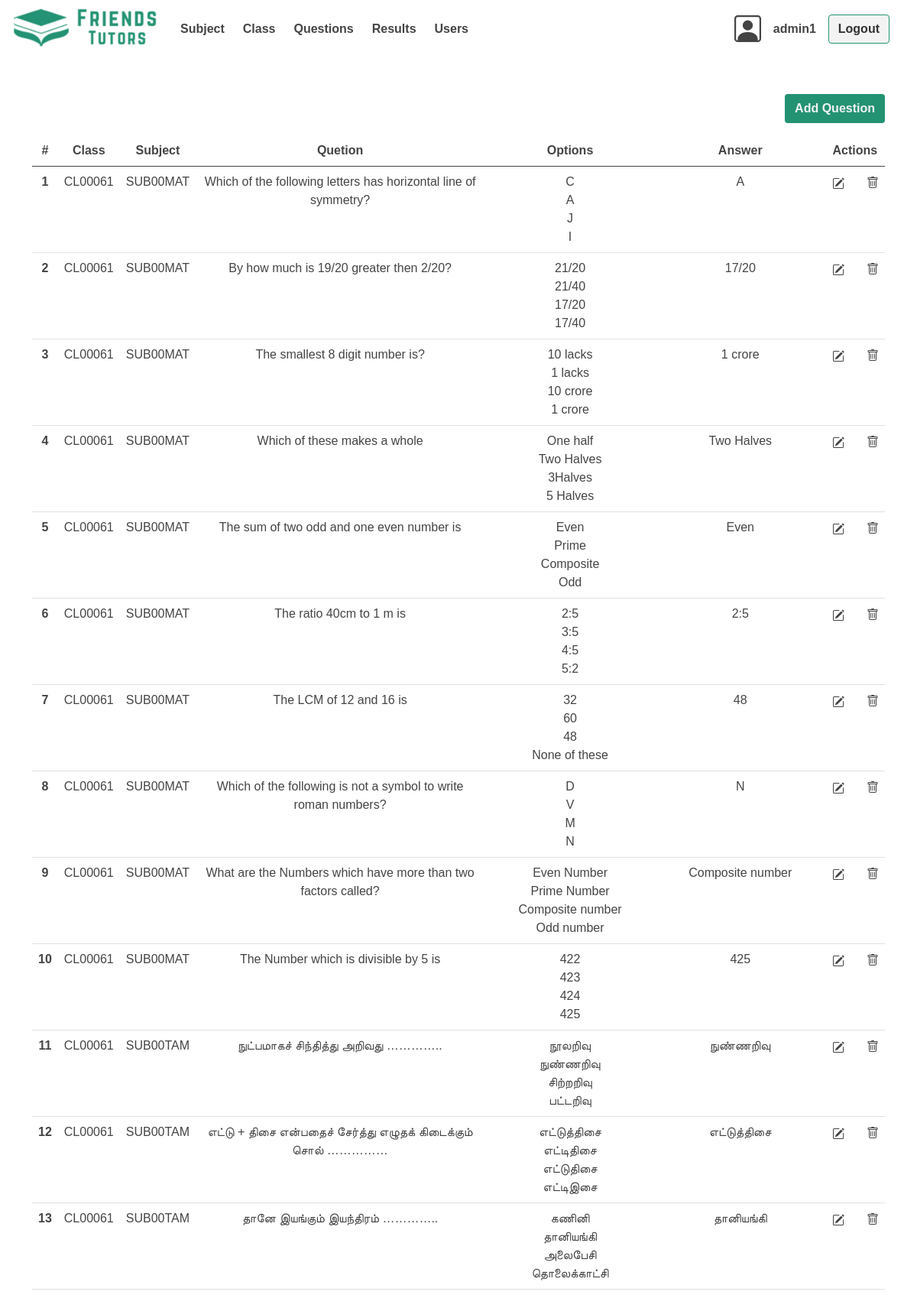
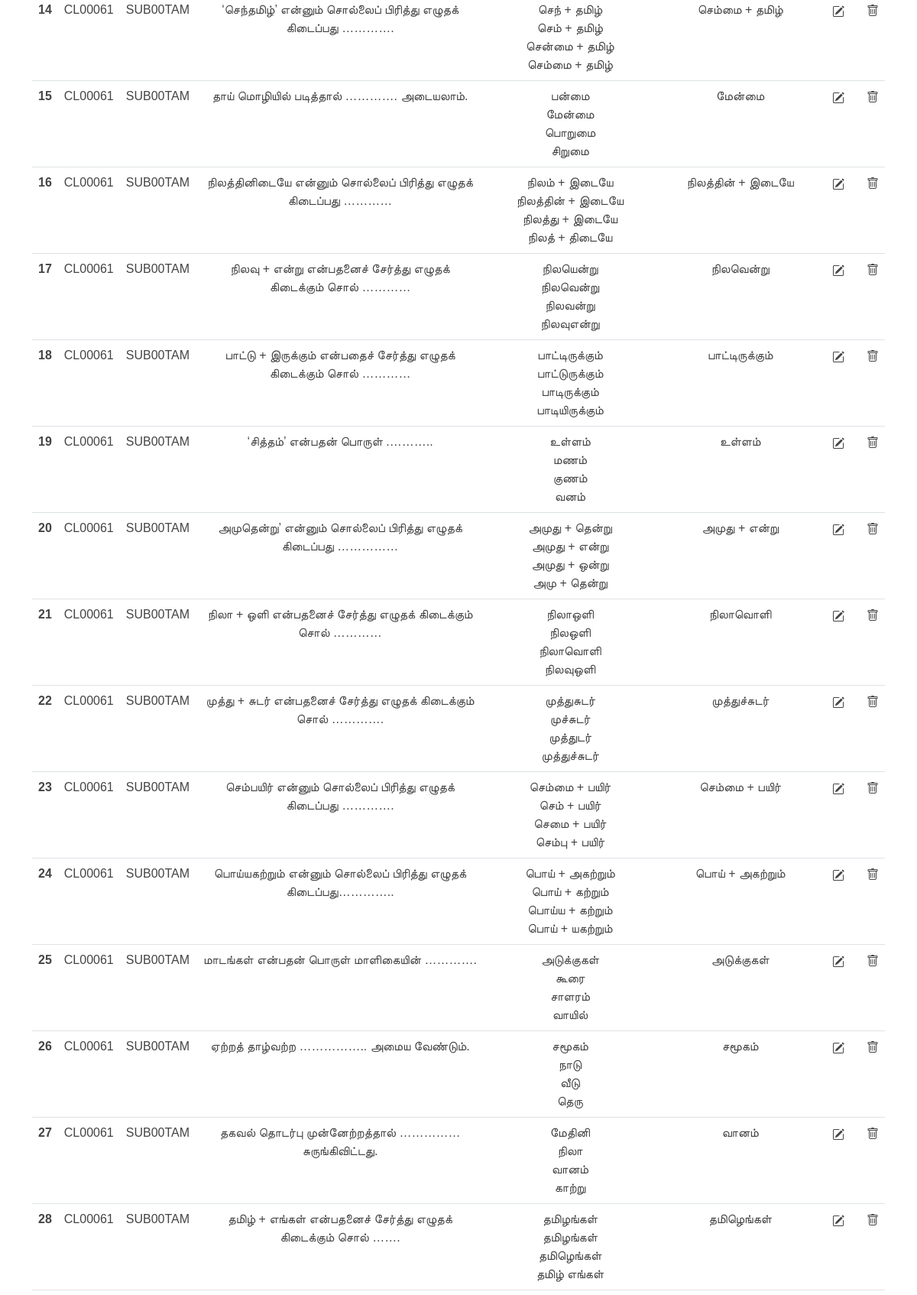
Page /admins/admin_home.php?questions (signed in, upper part) on the committed database (2 pictures, top to bottom).
### tables this page shows
CREATE TABLE `questions` (
  `qid` varchar(50) NOT NULL,
  `classid` varchar(10) NOT NULL,
  `subjectid` varchar(10) NOT NULL,
  `questiontext` varchar(255) NOT NULL,
  `options` varchar(255) NOT NULL,
  `answers` varchar(150) NOT NULL,
  `createdat` timestamp NOT NULL DEFAULT current_timestamp(),
  `updatedat` timestamp NOT NULL DEFAULT current_timestamp() ON UPDATE current_timestamp()
);

### admins/admin_questions.php (the view, shortened to what this page needs)
<section class="container mt-5">
	<div class="d-flex mb-3">
		<a href="admin_home.php?questions" class="btn btn-primary-clr  ms-auto" data-bs-toggle="modal" data-bs-target="#addQuestion">
			Add Question
		</a>
	</div>
	<?php
	$question_details = mysqli_query($conn, "SELECT * FROM questions ORDER BY classid ASC,subjectid ASC");
	if ($question_details) {
		if (mysqli_num_rows($question_details) > 0) {
	?>
			<table class="table text-center">
				<thead>
					<tr>
						<th scope="col">#</th>
						<th scope="col">Class</th>
						<th scope="col">Subject</th>
						<th scope="col">Quetion</th>
						<th scope="col">Options</th>
						<th scope="col">Answer</th>
						<th scope="col">Actions</th>
					</tr>
				</thead>
		<?php
			$row_count = 1;
			while ($question_details_row = mysqli_fetch_assoc($question_details)) {
				echo ("
							<tr>
								<th scope='row'>$row_count</th>
								<td>" . $question_details_row['classid'] . "</td>
								<td>" . $question_details_row['subjectid'] . "</td>
								<td>" . $question_details_row['questiontext'] . "</td>
								<td class='text-wrap'> ");
								$option_words = explode(',',$question_details_row['options']);
								foreach ($option_words as $option_word) {
									echo($option_word . "<br>");
								}
								echo ("</td>
								<td>" . $question_details_row['answers'] . "</td>
								<td class='actions text-nowrap'>
									<a href='admin_home.php?questions' class='btn p-0 me-4' data-bs-toggle='modal' data-bs-qid='" . $question_details_row['qid'] . "' data-bs-cid='" . $question_details_row['classid'] . "' data-bs-sid='" . $question_details_row['subjectid'] . "' data-bs-qtext='" . $question_details_row['questiontext'] . "' data-bs-options='" . $question_details_row['options'] . "' data-bs-answers='" . $question_details_row['answers'] . "' data-bs-target='#editQuestion'>
										<svg xmlns='http://www.w3.org/2000/svg' width='16' height='16' fill='currentColor' class='bi bi-pencil-square' viewBox='0 0 16 16'>
										<path d='M15.502 1.94a.5.5 0 0 1 0 .706L14.459 3.69l-2-2L13.502.646a.5.5 0 0 1 .707 0l1.293 1.293zm-1.75 2.456-2-2L4.939 9.21a.5.5 0 0 0-.121.196l-.805 2.414a.25.25 0 0 0 .316.316l2.414-.805a.5.5 0 0 0 .196-.12l6.813-6.814z'/>
										<path fill-rule='evenodd' d='M1 13.5A1.5 1.5 0 0 0 2.5 15h11a1.5 1.5 0 0 0 1.5-1.5v-6a.5.5 0 0 0-1 0v6a.5.5 0 0 1-.5.5h-11a.5.5 0 0 1-.5-.5v-11a.5.5 0 0 1 .5-.5H9a.5.5 0 0 0 0-1H2.5A1.5 1.5 0 0 0 1 2.5z'/>
										</svg>
									</a>
									<a href='admin_home.php?questions&d=" . $question_details_row['qid'] . "' class=''>
										<svg xmlns='http://www.w3.org/2000/svg' width='16' height='16' fill='currentColor' class='bi bi-trash' viewBox='0 0 16 16'>
										<path d='M5.5 5.5A.5.5 0 0 1 6 6v6a.5.5 0 0 1-1 0V6a.5.5 0 0 1 .5-.5m2.5 0a.5.5 0 0 1 .5.5v6a.5.5 0 0 1-1 0V6a.5.5 0 0 1 .5-.5m3 .5a.5.5 0 0 0-1 0v6a.5.5 0 0 0 1 0z'/>
										<path d='M14.5 3a1 1 0 0 1-1 1H13v9a2 2 0 0 1-2 2H5a2 2 0 0 1-2-2V4h-.5a1 1 0 0 1-1-1V2a1 1 0 0 1 1-1H6a1 1 0 0 1 1-1h2a1 1 0 0 1 1 1h3.5a1 1 0 0 1 1 1zM4.118 4 4 4.059V13a1 1 0 0 0 1 1h6a1 1 0 0 0 1-1V4.059L11.882 4zM2.5 3h11V2h-11z'/>
										</svg>
								  	</a>
								</td>
							</tr>
						");
				$row_count++;
			}
		} else {
			echo ("<h3 class='text-center text-danger'>No Questions Available</h3>");
		}
	} else {
		echo ("ERROR" . mysqli_error($conn));
	}
		?>
	</table>
</section>

### src/css/style.css (style rules this page uses)
:root { --primary-clr: #239273; --primary-hover: #239273cc; --primary-card: #5cd1b0; --fc-light: #f3f3f3; --fc-dark-200: #444444; --fw-400: 400; --fw-700: 700; --fw-header: var(--fw-400); --fw-body: var(--fw-400); --fw-body-header: var(--fw-700); --fs-small: 1rem; --fs-normal: 1.15rem; --fs-heading-500: 1.5rem; --fs-heading-700: 2.5rem; --fs-header: var(--fs-heading-700); --fs-body: var(--fs-normal); --fs-input: var(--fs-small); --line-height-header: 0.9; --line-height-normal: 1.6; }
*, *::before, *::after { box-sizing: border-box; font-family: "Lucida Sans", "Lucida Sans Regular", "Lucida Grande", "Lucida Sans Unicode", Geneva, Verdana, sans-serif; }
* { margin: 0; padding: 0; color: var(--fc-dark-200); }
html { hanging-punctuation: first last; scroll-behavior: smooth; }
body { min-height: 100svh; min-width: 350px; }
a { text-decoration: none; }
.btn-primary-clr, .primary-clr { background-color: var(--primary-clr); color: var(--fc-light); font-weight: bold; }

### rows in the picture
questions: classid "CL00061", subjectid "SUB00MAT", questiontext "Which of the following letters has horizontal line of symmetry?", options "C", options "A", options "J", options "I", answers "A"
questions: classid "CL00061", subjectid "SUB00MAT", questiontext "By how much is 19/20 greater then 2/20?", options "21/20", options "21/40", options "17/20", options "17/40", answers "17/20"
questions: classid "CL00061", subjectid "SUB00MAT", questiontext "The smallest 8 digit number is?", options "10 lacks", options "1 lacks", options "10 crore", options "1 crore", answers "1 crore"
questions: classid "CL00061", subjectid "SUB00MAT", questiontext "Which of these makes a whole", options "One half", options "Two Halves", options "3Halves", options "5 Halves", answers "Two Halves"
questions: classid "CL00061", subjectid "SUB00MAT", questiontext "The sum of two odd and one even number is", options "Even", options "Prime", options "Composite", options "Odd", answers "Even"
questions: classid "CL00061", subjectid "SUB00MAT", questiontext "The ratio 40cm to 1 m is", options "2:5", options "3:5", options "4:5", options "5:2", answers "2:5"
questions: classid "CL00061", subjectid "SUB00MAT", questiontext "The LCM of 12 and 16 is", options "32", options "60", options "48", options "None of these", answers "48"
questions: classid "CL00061", subjectid "SUB00MAT", questiontext "Which of the following is not a symbol to write roman numbers?", options "D", options "V", options "M", options "N", answers "N"
questions: classid "CL00061", subjectid "SUB00MAT", questiontext "What are the Numbers which have more than two factors called?", options "Even Number", options "Prime Number", options "Composite number", options "Odd number", answers "Composite number"
questions: classid "CL00061", subjectid "SUB00MAT", questiontext "The Number which is divisible by 5 is", options "422", options "423", options "424", options "425", answers "425"
questions: classid "CL00061", subjectid "SUB00TAM", questiontext "நுட்பமாகச் சிந்தித்து அறிவது …………..", options "நூலறிவு", options "நுண்ணறிவு", options "சிற்றறிவு", options "பட்டறிவு", answers "நுண்ணறிவு"
questions: classid "CL00061", subjectid "SUB00TAM", questiontext "எட்டு + திசை என்பதைச் சேர்த்து எழுதக் கிடைக்கும் சொல் ……………", options "எட்டுத்திசை", options "எட்டிதிசை", options "எட்டுதிசை", options "எட்டிஇசை", answers "எட்டுத்திசை"
questions: classid "CL00061", subjectid "SUB00TAM", questiontext "தானே இயங்கும் இயந்திரம் …………..", options "கணினி", options "தானியங்கி", options "அலைபேசி", options "தொலைக்காட்சி", answers "தானியங்கி"
questions: classid "CL00061", subjectid "SUB00TAM", questiontext "‘செந்தமிழ்’ என்னும் சொல்லைப் பிரித்து எழுதக் கிடைப்பது ………….", options "செந் + தமிழ்", options "செம் + தமிழ்", options "சென்மை + தமிழ்", options "செம்மை + தமிழ்", answers "செம்மை + தமிழ்"
questions: classid "CL00061", subjectid "SUB00TAM", questiontext "தாய் மொழியில் படித்தால் …………. அடையலாம்.", options "பன்மை", options "மேன்மை", options "பொறுமை", options "சிறுமை", answers "மேன்மை"
questions: classid "CL00061", subjectid "SUB00TAM", questiontext "நிலத்தினிடையே என்னும் சொல்லைப் பிரித்து எழுதக் கிடைப்பது …………", options "நிலம் + இடையே", options "நிலத்தின் + இடையே", options "நிலத்து + இடையே", options "நிலத் + திடையே", answers "நிலத்தின் + இடையே"
questions: classid "CL00061", subjectid "SUB00TAM", questiontext "நிலவு + என்று என்பதனைச் சேர்த்து எழுதக் கிடைக்கும் சொல் …………", options "நிலயென்று", options "நிலவென்று", options "நிலவன்று", options "நிலவுஎன்று", answers "நிலவென்று"
questions: classid "CL00061", subjectid "SUB00TAM", questiontext "பாட்டு + இருக்கும் என்பதைச் சேர்த்து எழுதக் கிடைக்கும் சொல் …………", options "பாட்டிருக்கும்", options "பாட்டுருக்கும்", options "பாடிருக்கும்", options "பாடியிருக்கும்", answers "பாட்டிருக்கும்"
questions: classid "CL00061", subjectid "SUB00TAM", questiontext "‘சித்தம்’ என்பதன் பொருள் .………..", options "உள்ளம்", options "மணம்", options "குணம்", options "வனம்", answers "உள்ளம்"
questions: classid "CL00061", subjectid "SUB00TAM", questiontext "அமுதென்று’ என்னும் சொல்லைப் பிரித்து எழுதக் கிடைப்பது ……………", options "அமுது + தென்று", options "அமுது + என்று", options "அமுது + ஒன்று", options "அமு + தென்று", answers "அமுது + என்று"
questions: classid "CL00061", subjectid "SUB00TAM", questiontext "நிலா + ஒளி என்பதனைச் சேர்த்து எழுதக் கிடைக்கும் சொல் …………", options "நிலாஒளி", options "நிலஒளி", options "நிலாவொளி", options "நிலவுஒளி", answers "நிலாவொளி"
questions: classid "CL00061", subjectid "SUB00TAM", questiontext "முத்து + சுடர் என்பதனைச் சேர்த்து எழுதக் கிடைக்கும் சொல் ………….", options "முத்துசுடர்", options "முச்சுடர்", options "முத்துடர்", options "முத்துச்சுடர்", answers "முத்துச்சுடர்"
questions: classid "CL00061", subjectid "SUB00TAM", questiontext "செம்பயிர் என்னும் சொல்லைப் பிரித்து எழுதக் கிடைப்பது ………….", options "செம்மை + பயிர்", options "செம் + பயிர்", options "செமை + பயிர்", options "செம்பு + பயிர்", answers "செம்மை + பயிர்"
questions: classid "CL00061", subjectid "SUB00TAM", questiontext "பொய்யகற்றும் என்னும் சொல்லைப் பிரித்து எழுதக் கிடைப்பது…………..", options "பொய் + அகற்றும்", options "பொய் + கற்றும்", options "பொய்ய + கற்றும்", options "பொய் + யகற்றும்", answers "பொய் + அகற்றும்"
questions: classid "CL00061", subjectid "SUB00TAM", questiontext "மாடங்கள் என்பதன் பொருள் மாளிகையின் ………….", options "அடுக்குகள்", options "கூரை", options "சாளரம்", options "வாயில்", answers "அடுக்குகள்"
questions: classid "CL00061", subjectid "SUB00TAM", questiontext "ஏற்றத் தாழ்வற்ற …………….. அமைய வேண்டும்.", options "சமூகம்", options "நாடு", options "வீடு", options "தெரு", answers "சமூகம்"
questions: classid "CL00061", subjectid "SUB00TAM", questiontext "தகவல் தொடர்பு முன்னேற்றத்தால் …………… சுருங்கிவிட்டது.", options "மேதினி", options "நிலா", options "வானம்", options "காற்று", answers "வானம்"
questions: classid "CL00061", subjectid "SUB00TAM", questiontext "தமிழ் + எங்கள் என்பதனைச் சேர்த்து எழுதக் கிடைக்கும் சொல் …….", options "தமிழங்கள்", options "தமிழெங்கள்", options "தமிழ் எங்கள்", answers "தமிழெங்கள்"

### other values in the picture
$_SESSION['adminusername'] "admin1"
